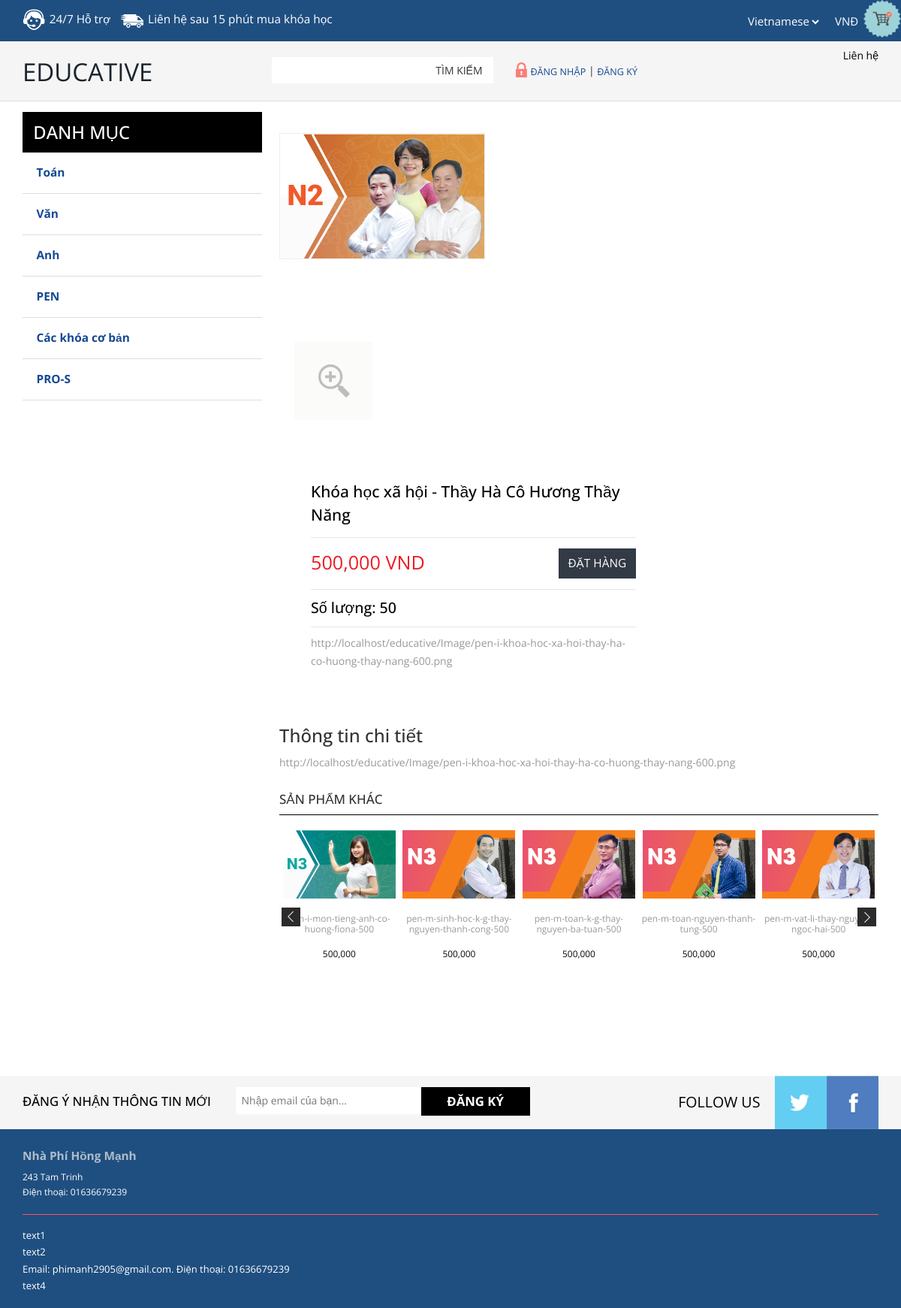
/product-detail.php?id=7, run on the app's committed database.
### tables this page shows
CREATE TABLE `product` (
  `iID` int(64) NOT NULL,
  `iid_parent` int(64) NOT NULL,
  `product_name` varchar(128) NOT NULL,
  `cost` int(64) NOT NULL,
  `img_path` varchar(128) NOT NULL,
  `quantity` int(64) NOT NULL,
  `description` text NOT NULL,
  `note` text NOT NULL,
  `sale` int(64) NOT NULL
);

CREATE TABLE `menu` (
  `iid_menu` int(64) NOT NULL,
  `vname` varchar(128) NOT NULL,
  `iparent` int(64) NOT NULL
);

CREATE TABLE `address_footer` (
  `iid_footer` int(64) NOT NULL,
  `vname` varchar(128) NOT NULL,
  `vaddress` varchar(128) NOT NULL,
  `vmobile` varchar(128) NOT NULL
);

### config.php (called while the page is built, shortened)
<?php
$host="localhost";
$user="root";
$password="";
$db="educative";
$connection=mysqli_connect("{$host}","{$user}","{$password}","{$db}") or die ('Could not connect database');
require_once "mysqli.class.php";
$db=new db();
?>

### mysqli.class.php (called while the page is built, shortened)
<?php
    class db{
        public function select($connection,$sql){
            $query=mysqli_query($connection,$sql);
            while($num=mysqli_fetch_array($query, MYSQLI_ASSOC)){
                $data[]=$num;
            }
            return $data;
        }
    }
?>

### product-detail.php (the view, shortened to what this page needs)
<?php include "host.php"; include "db.php";
?>
<!DOCTYPE html>
<html>
<head>
    <link href="css/bootstrap.css" rel="stylesheet" type="text/css" media="all"/>
    <link href="css/style.css" rel="stylesheet" type="text/css" media="all"/>
    <link rel="stylesheet" href="css/etalage.css" type="text/css" media="all"/>
</head>
<body>
<?php
include('header.php');
?>
<div class="container">
    <div class=" single_top">
        <?php
        $id = $_GET['id'];
        mysqli_set_charset($connect, "utf8");
        $result = mysqli_query($connect, "select * from product where iID=" . $id);
        while ($row = mysqli_fetch_array($result)) {
            echo "<div class='single_grid'>";
            echo "<div class='grid images_3_of_2'>";
            echo "<ul id='etalage'><li> <a href='optionallink.html'>";
            echo "</a></li></ul><div class='clearfix''></div>";
            echo "</div>";
            echo "<div class='desc1 span_3_of_2'>";
            echo "<h4>" . $row['product_name'] . "</h4>";
            echo "<div class='cart-b'>
                            <div class='left-n '>" . number_format($row['cost']) . " VND</div>
                            <a class='now-get get-cart-in' onclick='addtocart(". $row['iID'].")'>ĐẶT HÀNG</a>
                            <div class='clearfix''></div>
                          </div>";
            ?>
            <?php
            echo "<h6>Số lượng: " . $row['quantity'] . "</h6>
                <p>" . $row['description'] . "</p>";
            echo "</div>";
            echo "</div>";
            echo "<div class='clearfix'></div>";
            echo " <div class='toogle'>
            <h3 class='m_3'>Thông tin chi tiết</h3>
            <p class='m_text'>" . $row['note'] . "</p>
        </div>";
        }
        ?>
        <h6 class="sp_khac">Sản phẩm khác</h6>
        <ul id="flexiselDemo1">
            <?php
            mysqli_set_charset($connect, "utf8");
            $sql_td1 = mysqli_query($connect, "select * from product ORDER BY RAND() limit 0,20");
            while ($row1 = mysqli_fetch_array($sql_td1)) {
                echo "  <li><img src='" . $row1['img_path'] . "'/>
                <div class='grid-flex'><a href='product-detail.php?id=" . $row1['iID'] . "'>" . $row1['product_name'] . "</a>
                <p>" . number_format($row1['cost']) . "</p></div>
                </li>";
            }
            ?>
        </ul>
    </div>
    <?php
    include('sidebar.php');
    ?>
    <div class="clearfix"></div>
</div>
<?php
include('footer.php');
?>
</body>
</html>

### sidebar.php (shortened to what this page needs)
<?php
require_once "config.php";
mysqli_set_charset($connection, "utf8");
function  buiding_menu($parent, $menuData)
{
    $html = "";
    if (isset($menuData['iparent'][$parent])) {
        $html .= "<ul class='menu'>";
        foreach ($menuData['iparent'][$parent] as $value)
        {
            $html .= "<li>";
            $html .= "<a href='product-child.php?id=" . $menuData['items'][$value]['iid_menu'] . "'>" . $menuData['items'][$value]['vname'] . "</a>";
            $html .= buiding_menu($value, $menuData);
            $html .= "</li><script>$(function(){
$('.menu').prev('a').attr('href','#')
})</script>";
        }
        $html .= "</ul>";
    }
    return $html;
}
$result = $db->select($connection, "SELECT * FROM menu");
foreach ($result as $value) {
    $menuData['items'][$value['iid_menu']] = $value;
    $menuData['iparent'][$value['iparent']][] = $value['iid_menu'];
}
?>
<!DOCTYPE html PUBLIC "-//W3C//DTD XHTML 1.0 Transitional//EN"
    "http://www.w3.org/TR/xhtml1/DTD/xhtml1-transitional.dtd">
<html xmlns="http://www.w3.org/1999/xhtml" xml:lang="en" lang="en">
<head>
    <link rel="stylesheet" href="style.css"/>
</head>
<body>
<div class="group-side">
    <div class="sub-cate">
        <div class=" top-nav rsidebar span_1_of_left">
            <h3 class="cate"><a href="#">DANH MỤC</a></h3>
            <?php
            echo buiding_menu(0, $menuData);
            ?>
        </div>
    </div>
</div>
</body>
</html>

### footer.php (shortened to what this page needs)
<div class="footer">
    <div class="footer-top">
        <div class="container">
            <div class="latter">
                <h6>Đăng ý nhận thông tin mới</h6>
                <div class="sub-left-right">
                    <form>
                        <input name="name-ip" id="name-ip" type="text" value="Nhập email của bạn..." onfocus="this.value = '';"
                               onblur="if (this.value == '') {this.value = 'Nhập email của bạn...';}"/>
                        <input class="ip-button-newsfeed" type="button" value="ĐĂNG KÝ" onclick="load_ajax()"/>
                    </form>
                </div>
            </div>
            <div class="latter-right">
                <p>FOLLOW US</p>
                <ul class="face-in-to">
                    <li><a href="#"><span> </span></a></li>
                    <li><a href="https://www.facebook.com/biet.l.j"><span class="facebook-in"> </span></a></li>
                </ul>
                <div class="clearfix"></div>
            </div>
        </div>
    </div>
    <div class="footer-bottom">
        <div class="container">
            <?php
            include "host.php";
            mysqli_set_charset($connect, "utf8");
            $sql_tdf = mysqli_query($connect, "SELECT * FROM address_footer");
            while ($row = mysqli_fetch_array($sql_tdf)) {
                echo "<div class='footer-bottom-cate col-md-3'><h6>".$row['vname']."</h6><div class='group-footer'>";
                echo "<span>".$row['vaddress']."</span><br>";
                echo "<span>Điện thoại: ".$row['vmobile']."</span>";
                echo "</div></div>";
            }
            ?>
            <div class="clearfix"></div>
            <div class="col-md-12 fix-add-footer">
                <div class="add-footer">
                    <ul>
                        <li>text1</li>
                        <li>text2</li>
                        <li>Email: phimanh2905@gmail.com. Điện thoại: 01636679239</li>
                        <li>text4</li>
                    </ul>
                </div>
            </div>
        </div>
    </div>
</div>

### css/style.css (style rules this page uses)
body { background: #fff; font-family: 'Open Sans', sans-serif; }
body a { transition: 0.5s all; -webkit-transition: 0.5s all; -o-transition: 0.5s all; -ms-transition: 0.5s all; -moz-transition: 0.5s all; }
.cate a { color: #fff; }
h3.cate { color: #fff; font-size: 1.7em; padding: 0.6em ; background: #000; margin: 0; }
ul.menu { background: #fff; }
ul { padding: 0; list-style: none; }
.menu > li > a { width: 100%; line-height: 3.5em; text-indent: 1.2em; display: block; position: relative; color: #154992; font-size: 1.1em; text-decoration:none; border-bottom: 1px solid #ddd; font-weight:700; }
.sub-cate,.slide-grid { float: left; }
.top-nav { border: none; }
.sub-cate { width: 100%; margin: 1em 1em 0 0; }
a.now-get { font-size: 1.1em; color:#fff; padding:0.6em 0.8em; background:#323A45; text-decoration: none; }
.desc1 { display: block; float:left; }
.span_3_of_2 { width: 54.2%; margin: 0 0em 0em 3em; }
.single_top { margin:3em 0; }
.toogle { margin-top: 4%; }
p.m_text { color: #999; font-size: 1em; line-height:1.8em; }
#flexiselDemo1 { display: none; }
.nbs-flexisel-ul { position: relative; width: 9999px; margin: 0px; padding: 0px; list-style-type: none; text-align: center; }
.nbs-flexisel-item { float: left; margin:0px; padding:0px; cursor: pointer; position: relative; line-height: 0px; }
.nbs-flexisel-item > img { cursor: pointer; position: relative; margin-top:10px; margin-bottom: 10px; max-width:150px; max-height:500px; }
.grid-flex { margin:10px 0 20px 0; }
.nbs-flexisel-item a { color: #999; font-size: 12px; line-height: 14px; }
.nbs-flexisel-item p { color: #000; font-size: 0.85em; padding-top: 25px; }
.nbs-flexisel-item > img { cursor: pointer; position: relative; height: auto; width: 150px !important; }
.women-product,.account_grid,.register,.single_top,.main { width: 70%; float: right; }
.footer-top { background: #F5F5F5; margin: 3em 0 0; }
.latter { float:left; width:65%; }
.latter h6 { margin: 1.5em 1em 0 0; font-size: 1.2em; color: #000; float: left; width: 36%; text-transform: uppercase; }
.latter-right { float:right; }
.latter-right p { font-size: 1.4em; color: #000; margin: 1.1em 1em; float: left; }
ul.face-in-to { float:left; padding:0; margin:0; }
ul.face-in-to li { display:inline-block; float:left; }
ul.face-in-to li a span { background: url(../Image_Thanh/img-sprite.png) -281px 0px; width: 69px; height: 71px; display: block; }
ul.face-in-to li a span.facebook-in { background-position:-350px 0px; }
.latter input[type="text"] { border: none; outline: none; background: #fff; font-size:1em; color:#777; width:61%; padding:8px; margin:0; }
.latter input[type="submit"],.ip-button-newsfeed { outline: none; cursor: pointer; width: 35%; padding: 7px; background: #000; color: #fff; font-size:1.2em; font-weight: 700; border: none; position: absolute; left: 14.7em; top: 15px; -webkit-apperance:none; }
.sub-left-right { float: left; position: relative; width: 56%; padding: 1.1em 0; }
.footer-bottom-cate { float: left; width: 25%; margin-bottom: 20px; padding: 0; }
.footer-bottom-cate h6 { font-size: 1.1em; color: #b0bdca; margin: 0 0 0.5em; font-weight: 700; }
.footer-bottom { padding: 2em 0 5em; padding-bottom: 8px; background: #1f4f80; }
.cart-b { margin:3% 0; border-top:1px solid rgba(85, 85, 85, 0.15); border-bottom: 1px solid rgba(85, 85, 85, 0.15); padding:1em 0; }
.span_3_of_2 h4 { font-size: 1.5em; color:#000; line-height: 1.5em; }
.left-n { font-size:1.8em; float:left; color:#ED1C24; }
.span_3_of_2 p { font-size: 1em; margin: 0 0 3em; color: #999; line-height: 1.7em; }
.span_3_of_2 h6 { font-size: 1.4em; color: #000; border-bottom: 1px solid rgba(85, 85, 85, 0.15); padding-bottom: 15px; margin-bottom: 2%; }
.get-cart-in { float:right; }
.footer { background: #ED1C24; }
.group-side { width: 319px; }
.group-footer span { color: #fff; font-weight: normal; font-size: 12px; }
.fix-add-footer { padding: 0; }
.add-footer li { color: #fff; font-size: 13px; padding: 2px 0; }
.fix-add-footer { border-top: solid 1px #FF5259; padding-top: 16px; }
.sp_khac { font-size: 17px; text-transform: uppercase; margin-top: 28px; border-bottom: solid 1px #000; padding-bottom: 10px; }
.cart-b { cursor: pointer; }

### admin/assets/css/style.css (style rules this page uses)
html, body { height: 100%; }

### data on the page
product: product_name "Khóa học xã hội - Thầy Hà Cô Hương Thầy Năng", cost "500,000", quantity "50", description "http://localhost/educative/Image/pen-i-khoa-hoc-xa-hoi-thay-ha-co-huong-thay-nang-600.png", note "http://localhost/educative/Image/pen-i-khoa-hoc-xa-hoi-thay-ha-co-huong-thay-nang-600.png"
product: img_path (picture), product_name "pen-i-mon-tieng-anh-co-huong-fiona-500", cost "500,000"
product: img_path (picture), product_name "pen-m-sinh-hoc-k-g-thay-nguyen-thanh-cong-500", cost "500,000"
product: img_path (picture), product_name "pen-m-toan-k-g-thay-nguyen-ba-tuan-500", cost "500,000"
product: img_path (picture), product_name "pen-m-toan-nguyen-thanh-tung-500", cost "500,000"
product: img_path (picture), product_name "pen-m-vat-li-thay-nguyen-ngoc-hai-500", cost "500,000"
menu: vname "Toán"
menu: vname "Văn"
menu: vname "Anh"
menu: vname "PEN"
address_footer: vname "Nhà Phí Hồng Mạnh", vaddress "243 Tam Trinh", vmobile "01636679239"

### other printed values
$menuData['items'][$value]['vname'] "Các khóa cơ bản"
$menuData['items'][$value]['vname'] "PRO-S"
